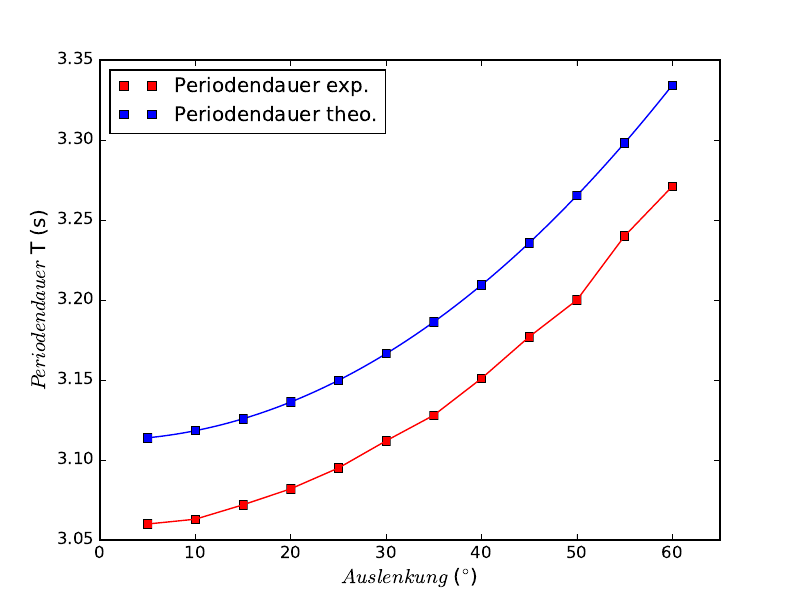

This figure's Python source:
'''
Comparison of two models for the same data
------------------------------------------

    In this example, two models (exponential and linear) are fitted
to data from a single Dataset.
'''

###########
# Imports #
###########

# import everything we need from kafe
import kafe
# script test_readColumnData.py
# -*- coding: utf-8 -*-

import sys, numpy as np, matplotlib.pyplot as plt
from PhyPraKit import odFit, labxParser, readColumnData
# additionally, import the two model functions we
# want to fit:
from kafe.function_library import linear_2par, exp_2par


############ def Funktion fur grose Winkel
g=9.81
def T(winkel,r,l):
    Tnull=(2*np.pi*np.sqrt(0.4*r**2+(r+l)**2/(9.81*(l+r))))
    F=(Tnull*(1.+0.25*(np.sin(np.pi*winkel/360.))**2+9./64.*(np.sin(np.pi*winkel/360.))**4))
    return F


###############################
#Einlesen Daten


fname='Aufg2_2.dat'
ncols=2
data_array, info_dict =\
  readColumnData(fname, ncols, delimiter=' ', pr=False)

# print what we got:
phi=data_array[:,0] # 1st column
t=data_array[:,1] # 2nd column


x=np.linspace(5,60,100)
    
fig=plt.figure()
ax1=fig.add_subplot(1,1,1)

plt.plot(phi,t, 'rs',linewidth=1, label='Periodendauer exp.')
plt.plot(phi,t, 'r',linewidth=1)
plt.plot(x,T(x,0.06,2.333), 'b')
plt.plot(phi,T(phi,0.06,2.333), 'bs', label='Periodendauer theo.')
plt.axis([0,65,3.05,3.35])
ax1.set_xlabel('$Auslenkung$ ($^{\circ}$)',size='large')
ax1.set_ylabel('$Periodendauer$ T (s)',size='large')
plt.legend(loc='best')
plt.savefig('Aufg2_2.pdf')


plt.show()
